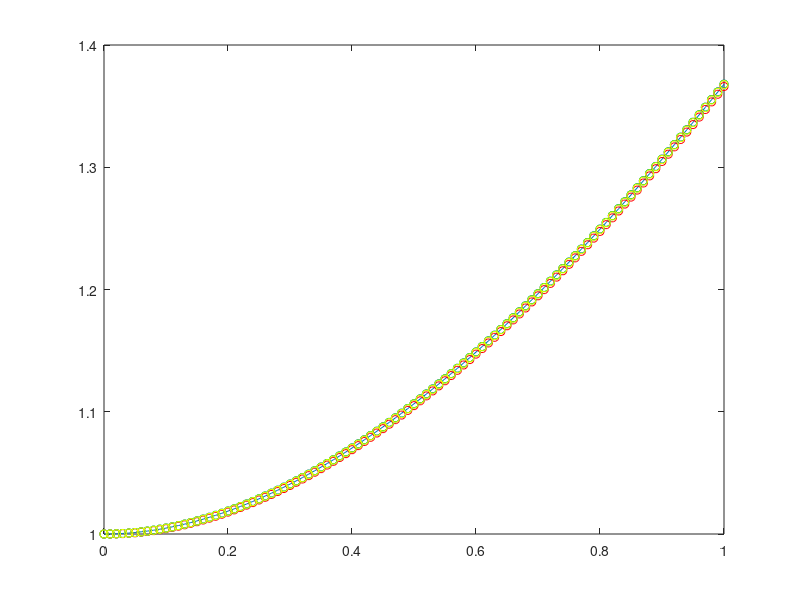

Reproduce this figure in MATLAB.
f = @(y,t)-y+t+1;
y0 = 1;
t0 = 0; t1 = 1;
h = 0.01;
%Chinh xac
y_chinhxac = @(t)t+exp(-t);
X = t0:h:t1;
Y_cx = feval(y_chinhxac,X);
plot(X,Y_cx); hold on;
fprintf('t \t\t\t Saiso\n');
%Forward Euler
fprintf('Forward Euler\n');
for t=t0:h:t1;
    Y_cx = feval(y_chinhxac,t);
    Y = y0 + h*feval(f,y0,t);
    plot(t,y0,'ro');
    y0 = Y;
    ss1 = abs(Y - Y_cx);
    fprintf('%f \t %f \n',t,ss1);
end
%Runge Kutte Bac 2
y0 = 1;
fprintf('Runge Kutte Bac 2\n');
for t=t0:h:t1;
    Y_cx = feval(y_chinhxac,t);
    k1 = h*feval(f,y0,t);
    k2 = h*feval(f,y0+k1,t+h);
    Y = y0 + 0.5*(k1 + k2);
    plot(t,y0,'bo');
    y0 = Y;
    ss2 = abs(Y - Y_cx);
    fprintf('%f \t %f \n',t,ss2);
end
%Runge Kutte Bac 3
fprintf('Runge Kutte Bac 3\n');
y0 = 1;
for t=t0:h:t1;
    Y_cx = feval(y_chinhxac,t);
    k1 = h*feval(f,y0,t);
    k2 = h*feval(f,y0+0.5*k1,t+0.5*h);
    k3 = h*feval(f,y0-k1+2*k2,t+h);
    Y = y0 + (k1 + 4*k2 + k3)/6;
    plot(t,y0,'go');
    y0 = Y;
    ss3 = abs(Y - Y_cx);
    fprintf('%f \t %f \n',t,ss3);
end
%Runge Kutte Bac 4
fprintf('Runge Kutte Bac 4\n');
y0 = 1;
for t=t0:h:t1;
    Y_cx = feval(y_chinhxac,t);
    k1 = h*feval(f,y0,t);
    k2 = h*feval(f,y0+0.5*k1,t+0.5*h);
    k3 = h*feval(f,y0+0.5*k2,t+0.5*h);
    k4 = h*feval(f,y0+k3,t+h);
    Y = y0 + (k1 + 2*k2 + 2*k3 + k3)/6;
    plot(t,y0,'yo');
    y0 = Y;
    ss4 = abs(Y - Y_cx);
    fprintf('%f \t %f \n',t,ss4);
end